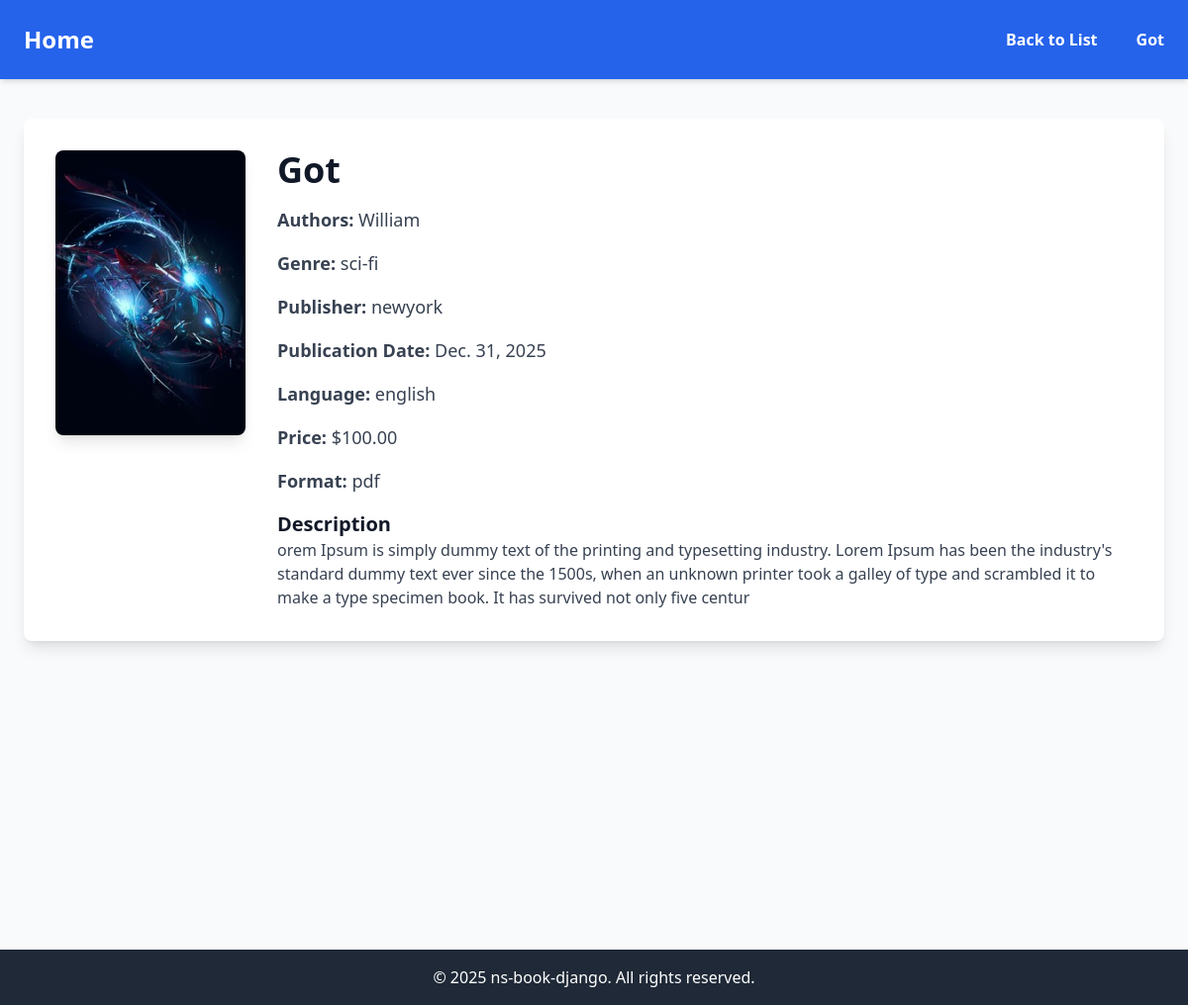
Page /admin-book/view/2/ on the committed database.
### accounts/models.py (models this page shows, shortened)
class Book(models.Model):
    title = models.CharField(max_length=255)
    authors = models.CharField(max_length=255)  # Could be a list of authors in a string (or a many-to-many relationship for multiple authors)
    genre = models.CharField(max_length=100)
    publisher = models.CharField(max_length=255)
    publication_date = models.DateField()
    language = models.CharField(max_length=100)
    cover_image = models.ImageField(upload_to='book_covers/', null=True, blank=True)  # Assuming you want to upload an image
    description = models.TextField()
    price = models.DecimalField(max_digits=10, decimal_places=2)
    format = models.CharField(max_length=50)  # e.g., Hardcover, Paperback, etc.

### accounts/views.py (the view)
# urls.py: path('admin-book/view/<int:book_id>/', views.view_book, name='view_book'),  # View book
def view_book(request, book_id):
    book = get_object_or_404(Book, id=book_id)
    return render(request, 'view_book.html', {'book': book})

### templates/view_book.html (shortened to what this page needs)
{% load static tailwind_tags %}
<!DOCTYPE html>
<html lang="en">
  <head>
    {% load static %}
    <link rel="stylesheet" href="{% static 'styles.css' %}" />
    {% tailwind_css %}
  </head>
  <body class="bg-gray-50 font-sans antialiased">
    <header class="bg-blue-600 text-white py-6 shadow-md">
      <div class="max-w-6xl mx-auto flex justify-between items-center">
        <a href="/" class="text-2xl font-semibold">Home</a>
        <nav>
          <ul class="flex space-x-6">
            <li><a href="{% url 'book_list' %}" class="hover:text-blue-200">Back to List</a></li>
            <li><a href="#" class="hover:text-blue-200">{{ book.title }}</a></li>
          </ul>
        </nav>
      </div>
    </header>
    <div class="min-h-screen">
      <div class="max-w-6xl mx-auto p-8 bg-white shadow-lg rounded-lg mt-10">
        <div class="flex flex-col md:flex-row space-y-6 md:space-y-0 md:space-x-8">
          <div class="flex-shrink-0">
            <img src="{{ book.cover_image.url }}" alt="{{ book.title }} Cover" class="w-48 h-72 object-cover rounded-lg shadow-lg" />
          </div>
          <div class="flex flex-col space-y-4">
            <h1 class="text-4xl font-semibold text-gray-900">{{ book.title }}</h1>
            <p class="text-lg text-gray-700"><strong>Authors:</strong> {{ book.authors }}</p>
            <p class="text-lg text-gray-700"><strong>Genre:</strong> {{ book.genre }}</p>
            <p class="text-lg text-gray-700"><strong>Publisher:</strong> {{ book.publisher }}</p>
            <p class="text-lg text-gray-700"><strong>Publication Date:</strong> {{ book.publication_date }}</p>
            <p class="text-lg text-gray-700"><strong>Language:</strong> {{ book.language }}</p>
            <p class="text-lg text-gray-700"><strong>Price:</strong> ${{ book.price }}</p>
            <p class="text-lg text-gray-700"><strong>Format:</strong> {{ book.format }}</p>
            <div>
              <h3 class="text-xl font-semibold text-gray-900">Description</h3>
              <p class="text-gray-700">{{ book.description }}</p>
            </div>
          </div>
        </div>
      </div>
    </div>
    <footer class="bg-gray-800 text-white text-center py-4 mt-10">
      <p>&copy; 2025 ns-book-django. All rights reserved.</p>
    </footer>
  </body>
</html>

### static/styles.css (style rules this page uses)
body { font-family: Arial, sans-serif; }
header { background-color: #333; color: white; padding: 10px 0; }
header nav ul { list-style-type: none; text-align: center; }
header nav ul li { display: inline; margin: 0 15px; }
header nav ul li a { color: white; text-decoration: none; font-weight: bold; }
footer { background-color: #333; color: white; text-align: center; padding: 10px 0; width: 100%; bottom: 0; }

### rows in the picture
Book: title "Got", cover_image (picture), authors "William", genre "sci-fi", publisher "newyork", publication_date "Dec. 31, 2025", language "english", price "100.00", format "pdf", description "orem Ipsum is simply dummy text of the printing and typesetting industry. Lorem Ipsum has been the industry's standard dummy text ever since the 1500s, when an unknown printer took a galley of type and scrambled it to make a type specimen book. It has survived not only five centur"
